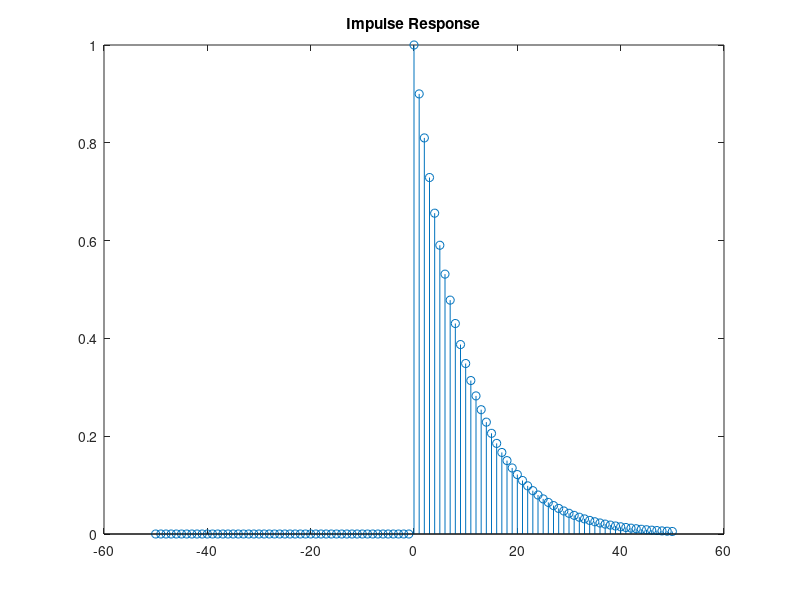
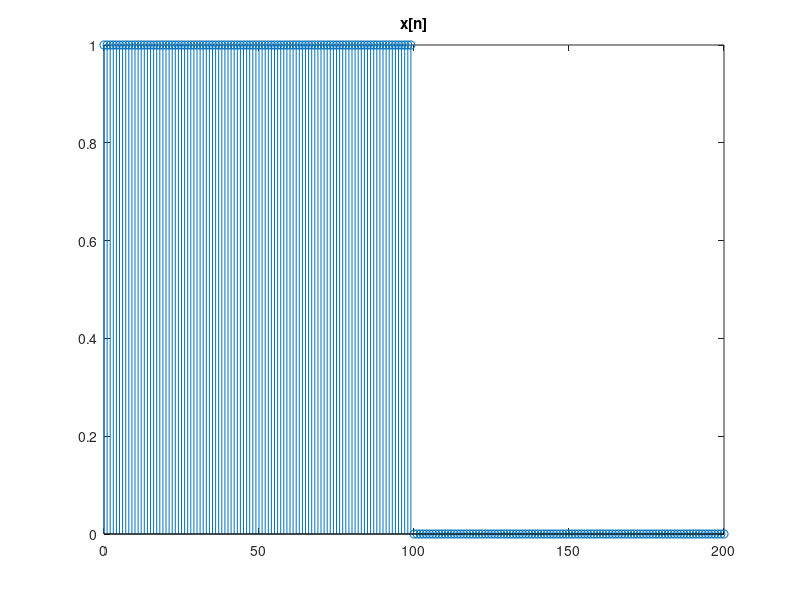
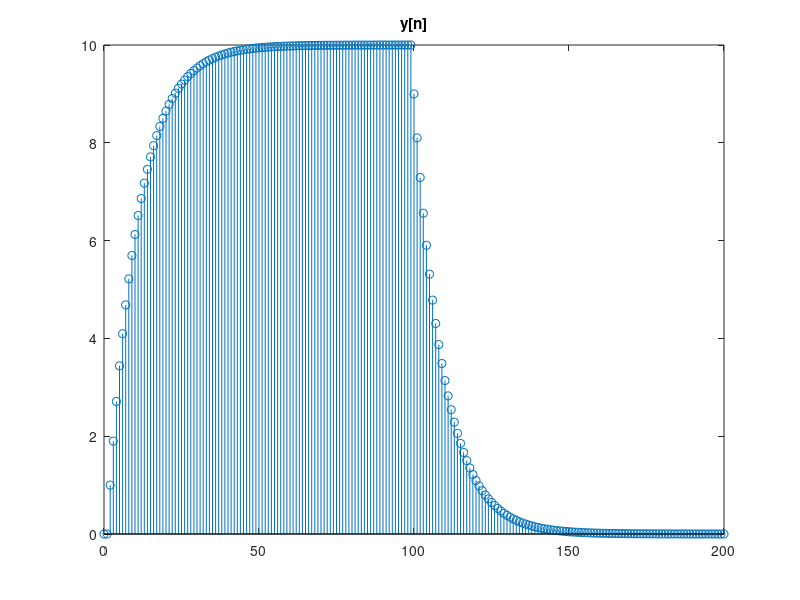
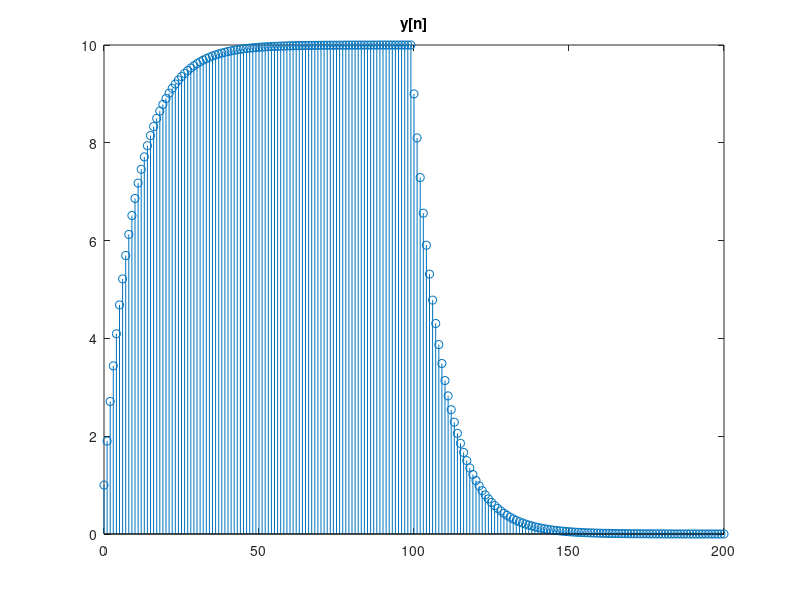

These charts were generated, in order, by the following MATLAB code: (Note: this script raises an error after producing the figures.)
% IET MATLAB WORKSHOP 2020
% Author : Ashwin De Silva

%% Signal Processing Basic Concepts

clear all;
close all;

%%%%%%%%%%%%%%%%%%%%%%%%%%%%%%%%%%%%%%%%%%%%%%%%%%%%%%%%%%%%%%%%%%%%%%%%%%%

%% Simple Sinusoidal Wave

% Fs = 1000; % sampling frequency in Hz
% 
% % time vector
% t = 0:1/Fs:1;
% 
% A = 1;
% omega_0 = 2*pi*2;
% phi = pi/2;
% 
% % signal
% x = A*cos(omega_0*t + phi);
% 
% % plotting
% plot(t, x);
% xlabel('Time');

%%%%%%%%%%%%%%%%%%%%%%%%%%%%%%%%%%%%%%%%%%%%%%%%%%%%%%%%%%%%%%%%%%%%%%%%%%%

%% High Frequency Noise

% Fs = 200; % sampling frequency in Hz
% 
% % time vector
% t = 0:1/Fs:1;
% 
% % signal
% y = sin(2*pi*5*t) + sin(2*pi*50*t) ;
% figure; plot(t, y);
% xlabel('Time');
% 
% figure; spectrogram(y, 128, 120, 128, 200, 'yaxis');

%%%%%%%%%%%%%%%%%%%%%%%%%%%%%%%%%%%%%%%%%%%%%%%%%%%%%%%%%%%%%%%%%%%%%%%%%%%

%% Random Noise

% Fs = 1000; % sampling frequency in Hz
% 
% % time vector
% t = 0:1/Fs:1;
% 
% % signal
% y = sin(2*pi*5*t);
% 
% % adding addtive gaussian noise
% y_n = y + 0.5*randn(size(t));
% 
% plot(t, y_n);
% xlabel('Time');

%%%%%%%%%%%%%%%%%%%%%%%%%%%%%%%%%%%%%%%%%%%%%%%%%%%%%%%%%%%%%%%%%%%%%%%%%%%

%% Exponential Functions

% Fs = 100; % sampling frequency in Hz
% 
% % time vector
% t = -10:1/Fs:10;
% 
% C = 0.1;
% a = 0.3;
% 
% % signal
% y = C*exp(a*t);
% 
% % plotting
% plot(t, y);
% xlabel('Time');

%%%%%%%%%%%%%%%%%%%%%%%%%%%%%%%%%%%%%%%%%%%%%%%%%%%%%%%%%%%%%%%%%%%%%%%%%%%

%% Impulse, Step, Ramp and Quad Functions

% Fs = 100; % sampling frequency in Hz
% 
% % time vector
% t = -1:1/Fs:1;
% 
% % signals
% impulse = t==0;
% unitstep = t >= 0;
% ramp = t.*unitstep;
% quad = t.^2.*unitstep;
% 
% % plotting
% plot(t, impulse);hold on;
% plot(t, unitstep);hold on;
% plot(t, ramp);hold on;
% plot(t, quad);hold on;
% xlabel('Time');
% legend(['impulse', 'step', 'ramp', 'quad']);

%%%%%%%%%%%%%%%%%%%%%%%%%%%%%%%%%%%%%%%%%%%%%%%%%%%%%%%%%%%%%%%%%%%%%%%%%%%

%% Square Functions

% Fs = 100; % sampling frequency in Hz
% 
% % time vector
% t = -1:1/Fs:1;
%  
% A = 2;
% 
% % signal
% y = A*square(2*pi*2*t);
% 
% % plotting
% plot(t, y);
% xlabel('Time');

%%%%%%%%%%%%%%%%%%%%%%%%%%%%%%%%%%%%%%%%%%%%%%%%%%%%%%%%%%%%%%%%%%%%%%%%%%%

%% Sawtooth Functions

% Fs = 100; % sampling frequency in Hz
% 
% % time vector
% t = 0:1/Fs:2;
%  
% A = 1.5;
% 
% % signal
% y = A*sawtooth(2*pi*2*t);
% 
% % plotting
% plot(t, y);
% xlabel('Time');

%%%%%%%%%%%%%%%%%%%%%%%%%%%%%%%%%%%%%%%%%%%%%%%%%%%%%%%%%%%%%%%%%%%%%%%%%%%

%% Chirp Signal

% Fs = 1000; % sampling frequency in Hz
% 
% % time vector
% t = 0:1/Fs:2;
% 
% % signal
% y = chirp(t, 0, 1, 150); 
% % starting frequency : 0 Hz, at t = 1s : 150 Hz
% 
% % plotting
% figure; plot(t, y);
% xlabel('Time');
% 
% % spectogram
% figure; spectrogram(y, 256, 250, 256, 1000, 'yaxis');

%%%%%%%%%%%%%%%%%%%%%%%%%%%%%%%%%%%%%%%%%%%%%%%%%%%%%%%%%%%%%%%%%%%%%%%%%%%

%% Sinc Fucntion

% Fs = 1000; % sampling frequency in Hz
% 
% % time vector
% t = -5:1/Fs:5;
% 
% % signal
% y = sinc(t);
% 
% % plotting
% figure; plot(t, y);
% xlabel('Time');

%%%%%%%%%%%%%%%%%%%%%%%%%%%%%%%%%%%%%%%%%%%%%%%%%%%%%%%%%%%%%%%%%%%%%%%%%%%

%% Triangular Pulse

% Fs = 1000; % sampling frequency in Hz
% 
% % time vector
% t = -1:1/Fs:1;
% 
% % signal
% y = tripuls(t, 0.5);
% 
% % plotting
% figure; plot(t, y);
% xlabel('Time');

%%%%%%%%%%%%%%%%%%%%%%%%%%%%%%%%%%%%%%%%%%%%%%%%%%%%%%%%%%%%%%%%%%%%%%%%%%%

%% Discrete-Time Sinusoid

% N = 12;
% Omega_0 = 2*pi/N;
% n = -1*N:1:N*1;
% phi = 0; 
% A = 1;
% xn = A*cos(Omega_0*n + phi);
% 
% stem(n, xn);

%%%%%%%%%%%%%%%%%%%%%%%%%%%%%%%%%%%%%%%%%%%%%%%%%%%%%%%%%%%%%%%%%%%%%%%%%%%

%% Discrete-Time Real Exponentials

% nmax = 10;
% n = -nmax:nmax;
% C=1;
% alpha = -0.9;
% xn = C*alpha.^n;
% 
% stem(n, xn);

%%%%%%%%%%%%%%%%%%%%%%%%%%%%%%%%%%%%%%%%%%%%%%%%%%%%%%%%%%%%%%%%%%%%%%%%%%%

%% Discrete-Time Complex Exponentials

% nmax = 20;
% n = -nmax:nmax;
% 
% theta = 0;
% C=1*exp(j*theta);
% 
% Omega_0 = 2*pi/16;
% 
% alpha = 0.9*exp(j*Omega_0);
% 
% xn = C.*alpha.^n;
% 
% stem(n, real(xn));

%%%%%%%%%%%%%%%%%%%%%%%%%%%%%%%%%%%%%%%%%%%%%%%%%%%%%%%%%%%%%%%%%%%%%%%%%%%

%% Fourier Transform (N-Point)

% Fs = 1000;      % sampling frequency
% L = 1500;       % length of the signal
% T = 1/Fs;       % sampling period
% 
% t = (0:L-1)*T;  % time vector
% 
% y = 0.7*sin(2*pi*50*t) + sin(2*pi*120*t);   % signal
% 
% % plotting
% figure; plot(t, y);
% xlabel('Time(s)');
% 
% % computing the fourier transform of the signal
% 
% L = length(y); % length / number of samples of the signal
% NFFT = 2^nextpow2(L); % selecting the next power of 2 after L (typically)
% Y = fft(y, NFFT); % getting the FFT
% P2 = abs(Y/L); % we take the magitude and scale to get the double sided spectrum
% 
% % we only take half of the values since for a real valued signal the DFT
% % has the conjugate symmetry. We multiply the values by two to account for
% % the power we gave up. (but not the fft(1) since it corresponds to the DC
% % values of the signal and is common to both spectrums.
% 
% P1 = P2(1:NFFT/2+1); 
% P1 = 2*P1;
% P1(1) = P1(1)/2; % now P1 is the single sided spectrum
% 
% % P(1) corresponds to the DC value, P(end) correspond to the value at 
% % nyquist frequency
% 
% % frequencies 
% f = Fs/2*linspace(0, 1, NFFT/2+1);
% 
% % plotting 
% figure; plot(f, P1);
% xlabel('Frequency (Hz)');

%%%%%%%%%%%%%%%%%%%%%%%%%%%%%%%%%%%%%%%%%%%%%%%%%%%%%%%%%%%%%%%%%%%%%%%%%%%

%% Fourier Transform - Double Sided Spectrum

% Fs = 500;      % sampling frequency
% L = 1500;       % length of the signal
% T = 1/Fs;       % sampling period
% 
% t = (0:L-1)*T;  % time vector
% 
% y = 0.7*sin(2*pi*50*t) + sin(2*pi*120*t);   % signal
% 
% % plotting
% figure; plot(t, y);
% xlabel('Time(s)');
% 
% % computing the fourier transform of the signal
% 
% L = length(y); % length / number of samples of the signal
% Y = fft(y); % getting the FFT
% Y = fftshift(Y); % shifts the DC value to the middle of the array
% 
% M = abs(Y/L); % we take the magitude and scale to get the double sided spectrum
% Y(abs(Y) < 1e-6) = 0; % remove the small values
% P = unwrap(angle(Y));
% 
% % frequencies 
% f = Fs/2*linspace(-1, 1, L);
% 
% % plotting 
% figure; 
% subplot(211); plot(f, M);
% ylabel('|Y(f)|');
% xlabel('Frequency (Hz)');
% subplot(212); plot(f, P);
% ylabel('Phase(radian)');
% xlabel('Frequency (Hz)');

%%%%%%%%%%%%%%%%%%%%%%%%%%%%%%%%%%%%%%%%%%%%%%%%%%%%%%%%%%%%%%%%%%%%%%%%%%%

%% Fourier Transform

% Fs = 1000;      % sampling frequency
% L = 1500;       % length of the signal
% T = 1/Fs;       % sampling period
% 
% t = (0:L-1)*T;  % time vector
% 
% y = 0.7*sin(2*pi*50*t) + sin(2*pi*120*t);   % signal
% 
% plotting
% figure; plot(t, y);
% xlabel('Time(s)');
% 
% computing the fourier transform of the signal
% 
% L = length(y); % length / number of samples of the signal
% NFFT = L;
% Y = fft(y, NFFT); % getting the FFT
% P2 = abs(Y/L); % we take the magitude and scale to get the double sided spectrum
% 
% we only take half of the values since for a real valued signal the DFT
% has the conjugate symmetry. We multiply the values by two to account for
% the power we gave up. (but not the fft(1) since it corresponds to the DC
% values of the signal and is common to both spectrums.
% 
% P1 = P2(1:L/2+1); 
% P1 = 2*P1;
% P1(1) = P1(1)/2; % now P1 is the single sided spectrum
% 
% P(1) corresponds to the DC value, P(end) correspond to the value at 
% nyquist frequency
% 
% frequencies 
% f = Fs/2*linspace(0, 1, L/2+1);
% 
% plotting 
% figure; plot(f, P1);
% xlabel('Frequency (Hz)');

%%%%%%%%%%%%%%%%%%%%%%%%%%%%%%%%%%%%%%%%%%%%%%%%%%%%%%%%%%%%%%%%%%%%%%%%%%%

%% Fourier Transform - Phase

% Fs = 1000;      % sampling frequency
% L = 1500;       % length of the signal
% T = 1/Fs;       % sampling period
% 
% t = (0:L-1)*T;  % time vector
% 
% y = 0.7*sin(2*pi*50*t) + sin(2*pi*120*t);   % signal
% 
% % plotting
% figure; plot(t, y);
% xlabel('Time(s)');
% 
% % computing the fourier transform of the signal
% 
% L = length(y); % length / number of samples of the signal
% NFFT = L;
% Y = fft(y, NFFT); % getting the FFT
% Y(abs(Y)<1e-6) = 0;
% P2 = unwrap(angle(Y)); % we take the unwrapped phase
% 
% P1 = P2(1:L/2+1); 
% P1 = 2*P1;
% P1(1) = P1(1)/2; % now P1 is the single sided spectrum
% 
% % P(1) corresponds to the DC value, P(end) correspond to the value at 
% % nyquist frequency
% 
% % frequencies 
% f = Fs/2*linspace(0, 1, L/2+1);
% 
% % plotting 
% figure; plot(f, P1);
% xlabel('Frequency (Hz)');

%%%%%%%%%%%%%%%%%%%%%%%%%%%%%%%%%%%%%%%%%%%%%%%%%%%%%%%%%%%%%%%%%%%%%%%%%%%

%% Fourier Transform - Gaussian Pulse

% Fs = 1000;
% t = -0.5:1/Fs:0.5;
% 
% % signal
% y = 1/sqrt(2*pi*0.1^2)*exp(-t.^2/(2*0.1^2));
% 
% % plotting
% figure; plot(t, y);
% xlabel('Time(s)');
% 
% % Fourier Transform
% Y = fft(y);
% L = length(y);
% P2 = abs(Y/L);
% P1 = 2*P2(1:L/2+1);
% P1(1) = P1(1)/2;
% 
% f = Fs/2*linspace(0,1,L/2+1);
% 
% figure; plot(f, P1);
% xlabel('Frequency (Hz)');

%%%%%%%%%%%%%%%%%%%%%%%%%%%%%%%%%%%%%%%%%%%%%%%%%%%%%%%%%%%%%%%%%%%%%%%%%%%

%% Fourier Transform - Cosine Signals

% Fs = 100;
% t = 0:1/Fs:1;
% 
% % signal
% x1 = 1*cos(2*pi*10*t);
% x2 = 2*cos(2*pi*20*t);
% x3 = 1.5*cos(2*pi*30*t);
% 
% X = [x1', x2', x3'];
% 
% % plotting
% figure;
% for i = 1:3
%     subplot(3, 1, i); plot(t, X(:, i));
% end
% xlabel('Time(s)');
% 
% % Fourier Transform
% Y = fft(X);
% L = size(X, 1);
% P2 = abs(Y/L);
% P1 = 2*P2(1:L/2+1, :);
% P1(1, :) = P1(1, :)/2;
% 
% f = Fs/2*linspace(0,1,L/2+1);
% 
% % plotting
% figure;
% for i = 1:3
%     subplot(3, 1, i); plot(f, P1(:, i));
% end
% xlabel('Time(s)');
% xlabel('Frequency (Hz)');

%%%%%%%%%%%%%%%%%%%%%%%%%%%%%%%%%%%%%%%%%%%%%%%%%%%%%%%%%%%%%%%%%%%%%%%%%%%

%% Fourier Transform - IFFT

% Fs = 100;
% t = 0:1/Fs:1;
% 
% % signal
% x = 2*cos(2*pi*5*t);
% x_re = real(ifft(fft(x)));
% 
% figure;
% subplot(121); plot(t, x);
% title('Original');
% subplot(122); plot(t, x_re); 
% ylim([-2, 2]);
% title('Reconstructed');

%%%%%%%%%%%%%%%%%%%%%%%%%%%%%%%%%%%%%%%%%%%%%%%%%%%%%%%%%%%%%%%%%%%%%%%%%%%

%% Spectrum Analysis using FFT

% rng default
% 
% Fs = 1000;      % sampling frequency
% L = 1000;       % length of the signal
% T = 1/Fs;       % sampling period
% 
% t = (0:L-1)*T;  % time vector
% 
% y = cos(2*pi*100*t) + randn(size(t));  % noisy signal
% 
% figure; plot(t, y);
% xlabel('Time(s)');
% 
% L = length(y); % length / number of samples of the signal
% Y = fft(y); % getting the FFT
% f = Fs*linspace(0, 1, L/2+1);
% 
% psdy = (1/(Fs*L)) * abs(Y(1:L/2+1)).^2;
% psdy(2:end-1) = 2*psdy(2:end-1);
% 
% figure; plot(f, 10*log10(psdy));
% xlabel('frequency(Hz)');
% ylabel('power/freq (dB/Hz)');

%%%%%%%%%%%%%%%%%%%%%%%%%%%%%%%%%%%%%%%%%%%%%%%%%%%%%%%%%%%%%%%%%%%%%%%%%%%

%% Spectrum Analysis using FFT

% rng default
% 
% Fs = 1000;      % sampling frequency
% L = 1000;       % length of the signal
% T = 1/Fs;       % sampling period
% t = (0:L-1)*T;  % time vector
% 
% y = cos(2*pi*100*t) + randn(size(t));  % noisy signal
% 
% figure; plot(t, y);
% xlabel('Time(s)');
% 
% f = Fs/2*linspace(0, 1, L/2+1);
% psdy = periodogram(y,[],f,Fs); 
% 
% figure; plot(f, pow2db(psdy));
% xlabel('frequency(Hz)');
% ylabel('power/freq (dB/Hz)');

%%%%%%%%%%%%%%%%%%%%%%%%%%%%%%%%%%%%%%%%%%%%%%%%%%%%%%%%%%%%%%%%%%%%%%%%%%%

%% Meauring the power of a signal

% rng default
% 
% Fs = 1000;      % sampling frequency
% L = 1000;       % length of the signal
% T = 1/Fs;       % sampling period
% t = (0:L-1)*T;  % time vector
% 
% sigma = 0.01; % noise variance
% y = chirp(t,100,1,300)+sigma*randn(size(t));
% 
% band power using RMS
% power_rms = rms(y)^2;
% disp('using RMS : ');
% disp(power_rms);
% 
% band power using bandpower function
% power_func = bandpower(y, Fs, [0, Fs/2]);
% disp('using the matlab func. : ');
% disp(power_func);

%%%%%%%%%%%%%%%%%%%%%%%%%%%%%%%%%%%%%%%%%%%%%%%%%%%%%%%%%%%%%%%%%%%%%%%%%%%

%% Meauring the power of a signal in difference frequency bands

% load(fullfile(matlabroot,'examples','signal','AmpOutput.mat'));
% Fs = 3600;
% y = y-mean(y);
% L = length(y);
% 
% t = (0:L-1)*1/Fs;
% figure; subplot(211); plot(t, y);
% xlabel('Time(s)');
% 
% Y = fft(y);
% P2 = abs(Y/L);
% P1 = 2*P2(1:L/2+1);
% P1(1) = P1(1)/2;
% 
% f =  Fs/2*linspace(0, 1, L/2+1);
% subplot(212); plot(f, P1);
% xlabel('Frequency(Hz)');
% 
% %%%%% start code %%%%
% 
% freq = [60, 120, 180]; % harmonics of 60 Hz powerline noise
% band_power = [];
% 
% for i = 1:3
%     band_power(i) = bandpower(y, Fs, [freq(i)-5, freq(i)+5]);
% end
% 
% total_power = bandpower(y, Fs, [0, Fs/2]);
% 
% power_percentage = band_power/total_power * 100;
% 
% power_db = pow2db(band_power);
% 
% %%%% end code %%%%
% 
% Names = {'60'; '120'; '180'}; 
% T = table(freq', band_power' , power_percentage', power_db', 'RowNames', Names)

%%%%%%%%%%%%%%%%%%%%%%%%%%%%%%%%%%%%%%%%%%%%%%%%%%%%%%%%%%%%%%%%%%%%%%%%%%%

%% SNR

% Fs = 1000;
% t = (0:1/Fs:2);
% 
% y = 2*cos(2*pi*10*t);
% % n = 0.1*randn(size(t));
% n = 0.001*cos(2*pi*1000*t);
% y_n = y + n;
% 
% %%%% start code %%%%
% 
% SNR_manual = 10*log10(rms(y)^2/rms(n)^2);
% 
% SNR = snr(y, n);
% 
% %%%% start code %%%%
% 
% disp('Manual SNR : ');
% disp(SNR_manual);
% 
% disp('SNR : ');
% disp(SNR);

%%%%%%%%%%%%%%%%%%%%%%%%%%%%%%%%%%%%%%%%%%%%%%%%%%%%%%%%%%%%%%%%%%%%%%%%%%%

%% Convolution

% tu = (-10:1:10);
% u = (tu<4) & (tu>-4);
% 
% tv = (-5:1:5);
% v = 5-abs(tv);
% 
% %%%% start code %%%%
% 
% % x = conv(u, v);
% X = fft(u, 31).*fft(v, 31);
% x_f = ifft(X);
% 
% %%%% end code %%%%
% 
% tx = (-15:1:15);
% plot(tx, x_f);

%%%%%%%%%%%%%%%%%%%%%%%%%%%%%%%%%%%%%%%%%%%%%%%%%%%%%%%%%%%%%%%%%%%%%%%%%%%

%% 3rd order Moving Average Filter with Convolution

% Fs = 50;
% t = -5:1/Fs:5;
% 
% x = 1/sqrt(2*pi*0.3^2)*exp(-t.^2/(2*0.3^2)) + 0.01*randn(size(t));
% subplot(121); plot(t, x); title('Input');
% 
% %%%% start code %%%%
% 
% h = [1 1 1 1]/4; % 3rd order moving avg. filter impulse response
% y = conv(x, h, 'same');
% 
% %%%% end code %%%%
% 
% subplot(122);plot(t, y); title('Output');

%%%%%%%%%%%%%%%%%%%%%%%%%%%%%%%%%%%%%%%%%%%%%%%%%%%%%%%%%%%%%%%%%%%%%%%%%%%

%% 3rd order Moving Average Filter with Filter Function

% Fs = 50;
% t = -5:1/Fs:5;
% 
% x = 1/sqrt(2*pi*0.3^2)*exp(-t.^2/(2*0.3^2)) + 0.01*randn(size(t));
% subplot(121); plot(t, x); title('Input');
% 
% %%%% start code %%%%
% 
% b = [0.25 0.25 0.25 0.25];
% a = 1;
% y = filter(b, a, x);
% 
% %%%% end code %%%%
% 
% subplot(122);plot(t, y); title('Output');

%%%%%%%%%%%%%%%%%%%%%%%%%%%%%%%%%%%%%%%%%%%%%%%%%%%%%%%%%%%%%%%%%%%%%%%%%%%

%% 2nd order Autoregressive Filter with Filter Function

% Fs = 50;
% t = -5:1/Fs:5;
% 
% x = 1/sqrt(2*pi*0.3^2)*exp(-t.^2/(2*0.3^2)) + 0.01*randn(size(t));
% subplot(121); plot(t, x); title('Input');
% 
% %%%% start code %%%%
% 
% b = 1;
% a = [1 -0.9];
% fvtool(b,a);
% y = filter(b, a, x);
% 
% %%%% end code %%%%
% 
% subplot(122);plot(t, y); title('Output');

%%%%%%%%%%%%%%%%%%%%%%%%%%%%%%%%%%%%%%%%%%%%%%%%%%%%%%%%%%%%%%%%%%%%%%%%%%%

%% FIR filter without no window

% %%%% start code %%%%
% 
% n = -25:1:25;
% fc = 0.4;
% b = fc*sinc(fc*n);
% a = 1;
% 
% fvtool(b, a);
% 
% %%%% end code %%%%

%%%%%%%%%%%%%%%%%%%%%%%%%%%%%%%%%%%%%%%%%%%%%%%%%%%%%%%%%%%%%%%%%%%%%%%%%%%

%% FIR filter with Hamming window

%%%% start code %%%%

% n = -25:1:25;
% fc = 0.4;
% b = fc*sinc(fc*n);
% b = b.*hamming(51)'; % applying the hamming window
% a = 1;
% 
% fvtool(b, a);

%%%% end code %%%%

%%%%%%%%%%%%%%%%%%%%%%%%%%%%%%%%%%%%%%%%%%%%%%%%%%%%%%%%%%%%%%%%%%%%%%%%%%%

%% FIR filter with Hamming window

% Fs = 1000;
% t = 0:1/Fs:1;
% 
% x = cos(2*pi*50*t) + cos(2*pi*100*t) + cos(2*pi*200*t); 
% 
% %%%% start code %%%%
% f_l = 80/(Fs/2);
% f_u = 180/(Fs/2);
% 
% % b = fir1(48, [f_l]); % low-pass
% % b = fir1(48, [f_l, f_u]); % band-pass
% b = fir1(48, [f_u], 'high'); % high-pass
% 
% % fvtool(b, 1);
% 
% y = filter(b, 1, x);
% 
% %%%% end code %%%%
% 
% Y = fft(y);
% L = length(y);
% P2 = abs(Y/L);
% P1 = 2*P2(1:L/2+1);
% P1(1) = P1(1)/2;
% 
% f = Fs/2*linspace(0, 1, L/2+1);
% 
% subplot(211); plot(t, x);
% subplot(212); plot(f, P1); xlabel('Frequency(Hz)');

%%%%%%%%%%%%%%%%%%%%%%%%%%%%%%%%%%%%%%%%%%%%%%%%%%%%%%%%%%%%%%%%%%%%%%%%%%%

%% FIR filter with Kaiser window

%%%% start code %%%%

% fsamp = 8000; % sampling freq
% fcuts = [1000 1500]; % frequency band edgess
% mags = [1 0]; % magnitudes of the pass and stop bands
% devs = [0.05 0.01]; % pass-band ripple and stop band attenuation
% 
% [n,Wn,beta,ftype] = kaiserord(fcuts,mags,devs,fsamp);
% hh = fir1(n,Wn,ftype,kaiser(n+1,beta),'noscale');
% 
% fvtool(hh, 1)

%%%% end code %%%%

%%%%%%%%%%%%%%%%%%%%%%%%%%%%%%%%%%%%%%%%%%%%%%%%%%%%%%%%%%%%%%%%%%%%%%%%%%%

%% Classical IIR Filters

%%%% start code %%%%

% [b, a] = butter(5, 0.5);
% fvtool(b, a); hold on;
% [b, a] = cheby1(5, 1, 0.5);
% fvtool(b, a); hold on;
% [b, a] = cheby2(5, 60, 0.5);
% fvtool(b, a); hold on;
% [b, a] = ellip(5, 1, 60, 0.5);
% fvtool(b, a); hold off;

%%%% end code %%%%

%%%%%%%%%%%%%%%%%%%%%%%%%%%%%%%%%%%%%%%%%%%%%%%%%%%%%%%%%%%%%%%%%%%%%%%%%%%

%% Butterworth Filter Example

% Fs = 500;
% t = (0:1/Fs:1);
% 
% x = sin(2*pi*10*t) + 0.2*sin(2*pi*180*t);
% 
% %%%% start code %%%%
% 
% [n,Wn] = buttord(100/(Fs/2), 120/(Fs/2), 3, 60); 
% [z, p, k] = butter(n, Wn);
% sos = zp2sos(z, p, k);
% fvtool(sos);
% y = sosfilt(sos, x);
% 
% %%%% end code %%%%
% 
% subplot(211); plot(t, x); title('Noisy');
% subplot(212); plot(t, y); title('Filteres');

%%%%%%%%%%%%%%%%%%%%%%%%%%%%%%%%%%%%%%%%%%%%%%%%%%%%%%%%%%%%%%%%%%%%%%%%%%%

%% Kaiser Window Example using designfilt

% Fs = 500;
% t = (0:1/Fs:1);
% 
% x = sin(2*pi*10*t) + 0.2*sin(2*pi*180*t);
% 
% %%%% start code %%%%
% 
% lpFilt = designfilt('lowpassfir', ...
%          'PassbandFrequency', 100, 'StopbandFrequency', 120, ...
%          'PassbandRipple', 3, 'StopbandAttenuation', 60, 'SampleRate', Fs, ...
%          'DesignMethod', 'kaiserwin');
% fvtool(lpFilt)
% 
% y = filter(lpFilt, x);
% 
% %%%% end code %%%%
% 
% subplot(211); plot(t, x); title('Noisy');
% subplot(212); plot(t, y); title('Filteres');


%%%%%%%%%%%%%%%%%%%%%%%%%%%%%%%%%%%%%%%%%%%%%%%%%%%%%%%%%%%%%%%%%%%%%%%%%%%

%% Butterworth Filter Example using designfilt

% Fs = 500;
% t = (0:1/Fs:1);
% 
% x = sin(2*pi*10*t) + 0.2*sin(2*pi*180*t);
% 
% %%%% start code %%%%
% 
% lpFilt = designfilt('lowpassiir', ...
%          'PassbandFrequency', 100, 'StopbandFrequency', 120, ...
%          'PassbandRipple', 3, 'StopbandAttenuation', 60, 'SampleRate', Fs, ...
%          'DesignMethod', 'butter');
% fvtool(lpFilt)
% 
% y = filter(lpFilt, x);
% 
% %%%% end code %%%%
% 
% subplot(211); plot(t, x); title('Noisy');
% subplot(212); plot(t, y); title('Filteres');

%%%%%%%%%%%%%%%%%%%%%%%%%%%%%%%%%%%%%%%%%%%%%%%%%%%%%%%%%%%%%%%%%%%%%%%%%%%

%% Sampling and Reconstrcution

% % analog signal
% Fs = 50;
% t = -5:1/Fs:5;
% x = funx(t);
% [X, f] = double_sided_fourier(x, Fs);
% 
% figure; plot(t, x);
% figure; plot(f, X);
% 
% % sampling
% fs = 12;
% Ts = 1/fs;
% t_n = -5:Ts:5;
% n = -(length(t_n)-1)/2:(length(t_n)-1)/2;
% x_n = funx(t_n);
% figure; stem(n, x_n);
% 
% [X, f] = double_sided_fourier(x_n, fs);
% figure; plot(f, X);
% 
% % reconstruction
% x_r = zeros(size(t));
% for n = -1000:1000
%     x_r = x_r + funx(n*Ts)*sinc((t-n*Ts)/Ts);
% end
% 
% figure; plot(t, x_r);
% 
% figure; 
% plot(t, x, 'LineWidth', 1); hold on;
% stem(t_n, x_n, 'r'); hold off
% legend('x(t)', 'x[n]');
% 
% figure; 
% plot(t, x, 'LineWidth', 1); hold on;
% plot(t, x_r, '--r'); hold off
% legend('x(t)', 'x_r(t)');

%%%%%%%%%%%%%%%%%%%%%%%%%%%%%%%%%%%%%%%%%%%%%%%%%%%%%%%%%%%%%%%%%%%%%%%%%%%

%% Effect of Aliasing

% load handel.mat
% hfile = 'handel.wav';
% audiowrite(hfile, y, Fs); % save the audio file
% 
% [x, fs] = audioread(hfile);
% sound(x, fs); % play the original sound
% pause; % Press “Enter”
% 
% [x, fs] = audioread(hfile);
% y= downsample(x, 4);
% sound(y,fs/4); % Down sampled signal

%%%%%%%%%%%%%%%%%%%%%%%%%%%%%%%%%%%%%%%%%%%%%%%%%%%%%%%%%%%%%%%%%%%%%%%%%%%

%% Inverse Z-Transform

% num = [1 4 2];
% den = [1 -0.25];
% 
% uimp = @(x) (x==0); % unit impulse
% 
% n = -50:50;
% x = filter(num, den, uimp(n));
% 
% stem(n, x);
% 
% fvtool(num, den);

%% Discrete-Time Filtering

% num = [4.43e-4 8.86e-4 4.43e-4];
% den = [1 -1.94 0.94];

num = [1];
den = [1 -0.9];

uimp = @(x) (x==0); % unit impulse
ustep = @(x) (x>=0); % unit step

ni = -50:50;
hn = filter(num, den, uimp(ni)); % impulse response
figure; stem(ni, hn); title('Impulse Response');

n = [0:200];
xn = ustep(n+100) - ustep(n-100);
figure; stem(n, xn); title('x[n]');

% % filter 
% yn = zeros(1,201);  % Initialize
% for i = 3:length(yn)
%     yn(i) = 4.43e-4*xn(i) + 8.86e-4*xn(i-1) + 4.43e-4*xn(i-2) ... 
%             + 1.94*yn(i-1) - 0.94*yn(i-2);
% end

% filter
yn = zeros(1,201);  % Initialize
for i = 3:length(yn)
    yn(i) = xn(i) + 0.9*yn(i-1);
end

figure; stem(n, yn); title('y[n]');

% filter 
ynn = filter(num, den, xn);
figure; stem(n, ynn); title('y[n]');

fvtool(num, den);

% support functions ----

function x = funx(t)
    x = (1.5 + 0.3*sin(2*pi*t) + sin(2*pi*1/3*t) - sin(2*pi*1/10*t)).*sinc(5*t);
%     x = (1.5 + 0.3*sin(2*pi*t) + sin(2*pi*1/3*t) - sin(2*pi*1/10*t)).*gauspuls(t, 5, 0.7);
end

function [X, f] = single_sided_fourier(x, Fs)
    K = fft(x);
    L = length(x);
    P2 = abs(K/L);
    P1 = 2*P2(1:L/2+1);
    P1(1) = P1(1)/2;
    X = P1;
    
    f = Fs/2*linspace(-1,1,L/2+1);
end

function [X, f] = double_sided_fourier(x, Fs)
    K = fft(x);
    K = fftshift(K);
    L = length(x);
    P2 = abs(K/L);
    X = P2;
    f = Fs/2*linspace(-1,1,L);
end


